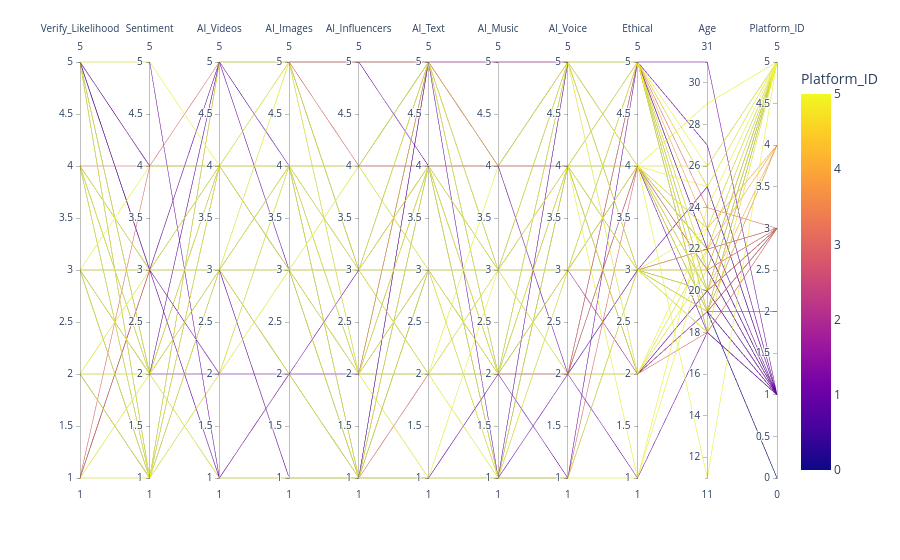

Notebook cell for this chart:
### Markdown cell above
### **8. Parellel Coordinates Plot for each social media platform. **

### Code cell
filtered_df = df[df['Platform'].isin(top_platforms)]
filtered_df["Platform_ID"] = filtered_df['Platform'].astype("category").cat.codes
fig = px.parallel_coordinates(data_frame=filtered_df, color = "Platform_ID")
fig.show()

### Figure 1 — Plotly figure (JSON) as saved in the notebook; plotly's stock layout.template omitted (floating-point values rounded to 4 significant figures; data arrays with more than 128 entries replaced by an {"elided": "..."} marker saying what was removed)
{"data": [{"dimensions": [{"label": "Verify_Likelihood", "values": {"elided": "144 float values"}}, {"label": "Sentiment", "values": {"elided": "144 float values"}}, {"label": "AI_Videos", "values": {"elided": "144 int values"}}, {"label": "AI_Images", "values": {"elided": "144 int values"}}, {"label": "AI_Influencers", "values": {"elided": "144 int values"}}, {"label": "AI_Text", "values": {"elided": "144 int values"}}, {"label": "AI_Music", "values": {"elided": "144 int values"}}, {"label": "AI_Voice", "values": {"elided": "144 int values"}}, {"label": "Ethical", "values": {"elided": "144 float values"}}, {"label": "Age", "values": {"elided": "144 int values"}}, {"label": "Platform_ID", "values": {"elided": "144 int values"}}], "domain": {"x": [0, 1], "y": [0, 1]}, "line": {"color": {"elided": "144 int values"}, "coloraxis": "coloraxis"}, "name": "", "type": "parcoords"}], "layout": {"coloraxis": {"colorbar": {"title": {"text": "Platform_ID"}}, "colorscale": [[0, "#0d0887"], [0.1111, "#46039f"], [0.2222, "#7201a8"], [0.3333, "#9c179e"], [0.4444, "#bd3786"], [0.5556, "#d8576b"], [0.6667, "#ed7953"], [0.7778, "#fb9f3a"], [0.8889, "#fdca26"], [1, "#f0f921"]]}, "legend": {"tracegroupgap": 0}, "margin": {"t": 60}}}
